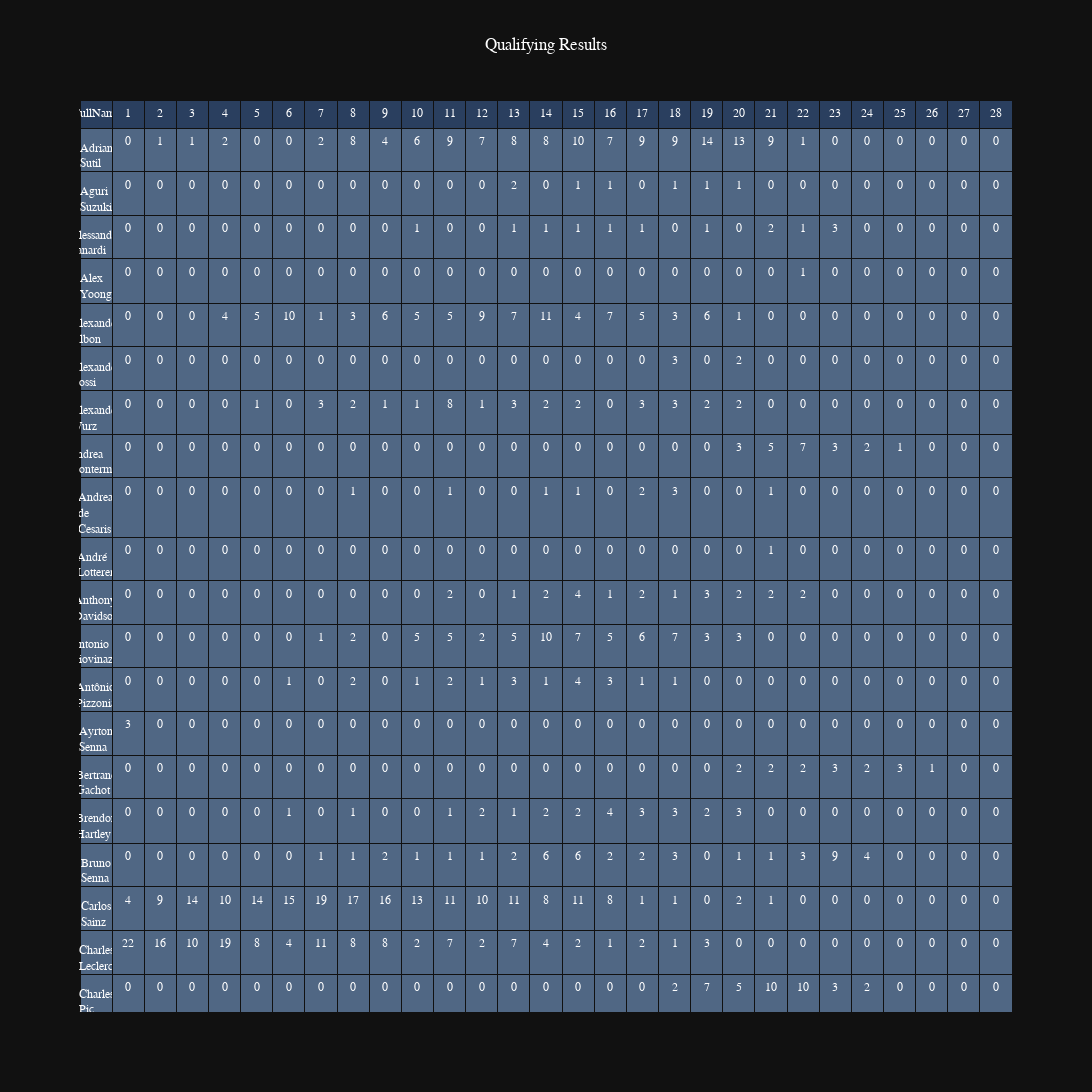

Source (notebook cell):
### Code cell
import plotly.graph_objects as go

fig = go.Figure(go.Table
 (header={"values": GP_Race_Wins.columns},
  cells=dict(
    values=GP_Race_Wins.T.values,
    # fill_color=[GP_Race_Wins.Color],
    align='center', font=dict(color='white', size=12)
    ))
 )

# fig.update_layout(
#     updatemenus=[
#         {
#             "buttons": [
#                 {
#                     "label": c,
#                     "method": "update",
#                     "args": [
#                         {
#                             "cells": {
#                                 "values": GP_Race_Wins.T.values
#                                 if c == "All"
#                                 else GP_Race_Wins.loc[GP_Race_Wins["Year"].eq(c)].T.values
#                             }
#                         }
#                     ],
#                 }
#                 for c in ["All"] + GP_Race_Wins["Year"].unique().tolist()
#             ]
#         }
#     ]
# )

fig.update_layout(
    title="Qualifying Results",
        title_x=0.5,
        template="plotly_dark",

    yaxis = dict(tickfont = dict(size=12)),
    xaxis = dict(tickfont = dict(size=12)),
    font=dict(
        family="PT Sans Narrow",
        size=12,
        color="White"
    ),
    height=1250,
    width=2000,
    title_font_family="PT Sans Narrow"
)
fig.show()

### Figure 1 — Plotly figure (JSON) as saved in the notebook; plotly's stock layout.template omitted (floating-point values rounded to 4 significant figures; data arrays with more than 128 entries replaced by an {"elided": "..."} marker saying what was removed)
{"data": [{"cells": {"align": "center", "font": {"color": "white", "size": 12}, "values": {"elided": "29x171 mixed values"}}, "header": {"values": ["FullName", 1, 2, 3, 4, 5, 6, 7, 8, 9, 10, 11, 12, 13, 14, 15, 16, 17, 18, 19, 20, 21, 22, 23, 24, 25, 26, 27, 28]}, "type": "table"}], "layout": {"font": {"color": "White", "family": "PT Sans Narrow", "size": 12}, "height": 1250, "title": {"font": {"family": "PT Sans Narrow"}, "text": "Qualifying Results", "x": 0.5}, "width": 2000, "xaxis": {"tickfont": {"size": 12}}, "yaxis": {"tickfont": {"size": 12}}}}
